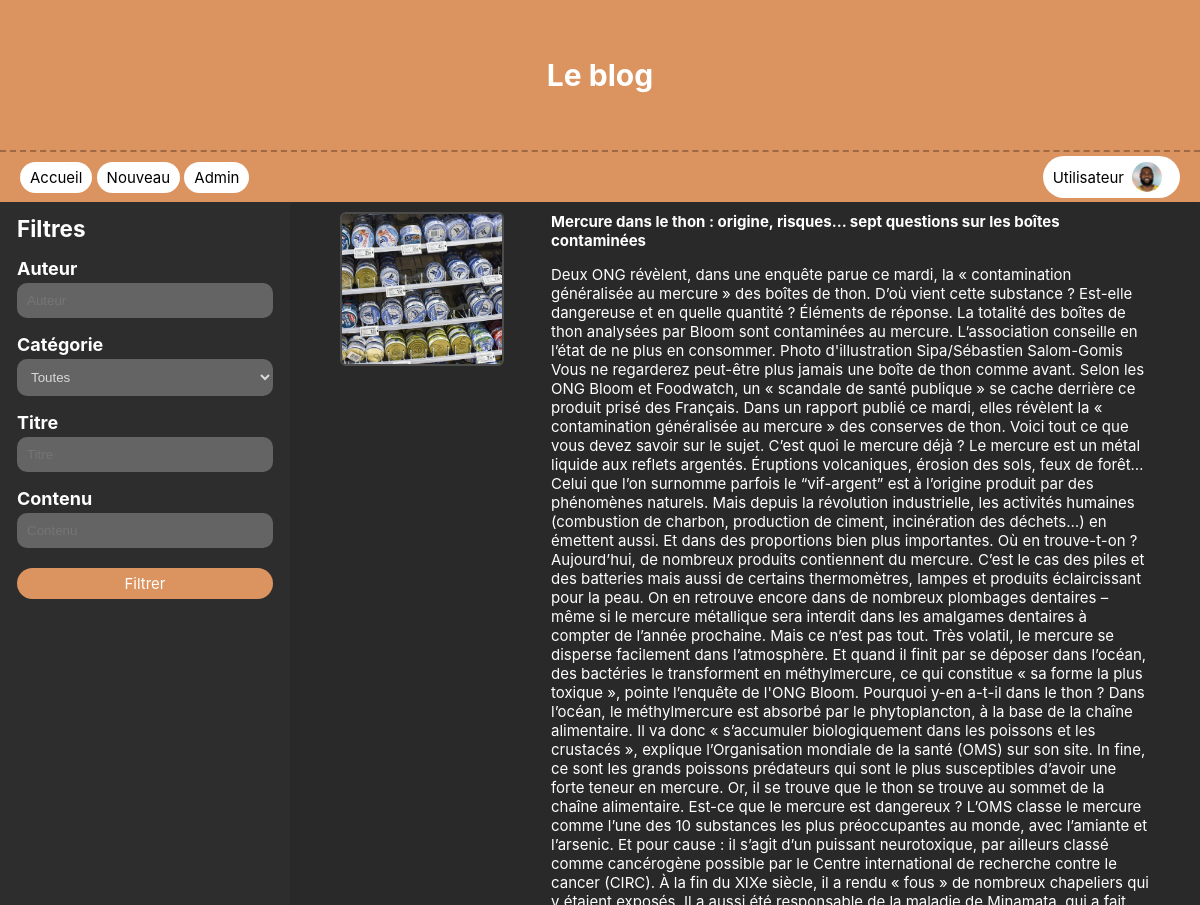
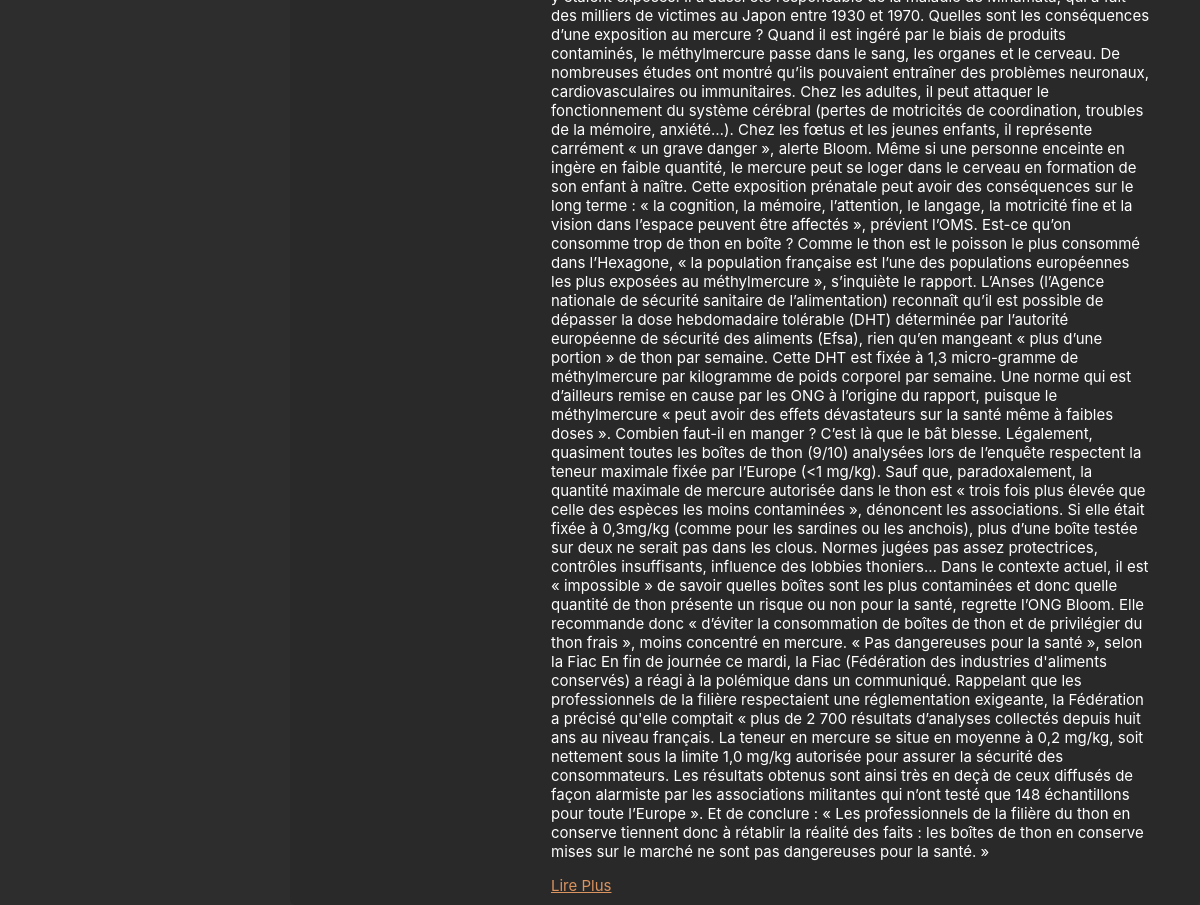
Screenshot of /code/index.php (signed in) with the database file from the repository (2 pictures, top to bottom).
### tables this page shows
CREATE TABLE IF NOT EXISTS `users` (
  `id` int NOT NULL AUTO_INCREMENT,
  `email` text NOT NULL,
  `username` text NOT NULL,
  `password` text NOT NULL,
  `avatar_url` text NOT NULL,
  `admin` tinyint(1) NOT NULL DEFAULT '0',
  PRIMARY KEY (`id`)
);

CREATE TABLE IF NOT EXISTS `articles` (
  `id` int NOT NULL AUTO_INCREMENT,
  `title` text NOT NULL,
  `content` text NOT NULL,
  `author_id` int NOT NULL,
  `image_url` text NOT NULL,
  `created_at` datetime NOT NULL DEFAULT CURRENT_TIMESTAMP,
  `updated_at` datetime NOT NULL DEFAULT CURRENT_TIMESTAMP,
  PRIMARY KEY (`id`),
  KEY `author_id` (`author_id`)
);

### code/includes/User.php (called while the page is built, shortened)
<?php
class User {
    private string $username;
    private string $avatar_url;
    function __construct($id, $username, $email, $password, $avatar_url, $admin) {
        $this->username = $username;
        $this->avatar_url = $avatar_url;
    }
    public function getUsername(): string {
        return $this->username;
    }
    public function getAvatarUrl(): string {
        return $this->avatar_url;
    }
    public static function findById($id): ?User {
        try {
            $conn = get_bdd_connection();
            $stmt = $conn->prepare('SELECT * FROM users where id = ?');
            $stmt->execute([$id]);
            $user = $stmt->fetch();
            if ($user) {
                return new User($user['id'], $user['username'], $user['email'], $user['password'], $user['avatar_url'], $user['admin']);
            }
            throw new ObjectNotFoundException("User does not exist");
        } catch (PDOException $e) {
            throw new SQLException($e->getMessage());
        }
    }
}

### code/index.php (the view, shortened to what this page needs)
<?php
try {
    $sql = 'SELECT *, a.id as article_id FROM articles a
            JOIN users u ON a.author_id = u.id
            JOIN article_categories ac ON a.id = ac.article_id
            JOIN categories c ON ac.category_id = c.id
            WHERE 1=1';
    $params = [];
    $sql .= ' ORDER BY a.created_at DESC LIMIT 25';
    $conn = get_bdd_connection();
    $stmt = $conn->prepare($sql);
    $stmt->execute($params);
    $values = $stmt->fetchAll();
} catch (PDOException $e) {
    echo "Erreur SQL : " . $e->getMessage();
}
?>
<!DOCTYPE html>
<html lang="fr">
<head>
    <link rel="stylesheet" href="res/css/style.css">
</head>
<body>
    <header>
        <h1>Le blog</h1>
    </header>
    <?php require_once "includes/header.php"; ?>
    <main class="home">
        <form method="POST" class="filters">
            <h2><label>Filtres<input type="checkbox" class="toggle_filters"></label></h2>
            <label>
                <span>Auteur</span>
                <input type="text" name="auteur" placeholder="Auteur">
            </label>
            <label>
                <span>Catégorie</span>
                <select name="categorie">
                    <option value="">Toutes</option>
                </select>
            </label>
            <label>
                <span>Titre</span>
                <input type="text" name="titre" placeholder="Titre">
            </label>
            <label>
                <span>Contenu</span>
                <input type="text" name="contenu" placeholder="Contenu">
            </label>
            <input type="submit" value="Filtrer">
        </form>
        <div class="articles">
            <?php foreach ($values as $row): ?>
                <article>
                    <img src="<?= htmlentities($row['image_url']) ?>" alt="Image de l'article">
                    <div class="preview">
                        <h4><?= htmlentities($row['title']) ?></h4>
                        <p><?= htmlentities($row['content']) ?></p>
                        <a href="article.php?id=<?= $row['article_id'] ?>">Lire Plus</a>
                    </div>
                </article>
            <?php endforeach; ?>
        </div>
    </main>
</body>
</html>

### code/includes/header.php (shortened to what this page needs)
<?php
require_once 'User.php';
if (is_connected()) {
    try {
        $user = User::findById($_SESSION['user_id'] ?? null);
        $username = $user->getUsername();
        $avatar_url = $user->getAvatarUrl();
    } catch (ObjectNotFoundException|ObjectDeletedException|SQLException $e) {
        $error_msg = $e->getMessage();
    }
}
if (empty($__PAGE_PREFIX)) {
    $__PAGE_PREFIX = './';
}
?>
<nav>
    <div class="left">
        <a class="button" href="<?= $__PAGE_PREFIX ?>">Accueil</a>
        <a class="button" href="<?= $__PAGE_PREFIX ?>create_article.php">Nouveau</a>
        <a class="button" href="<?= $__PAGE_PREFIX ?>admin/">Admin</a>
    </div>
    <div class="right">
        <a href="<?= $__PAGE_PREFIX ?>account.php" class="button">
            <?= $username ?? 'Se connecter' ?>
            <img src="<?= $__PAGE_PREFIX.($avatar_url ?? 'res/img/login.png') ?>" alt="<?= $username ?? 'Default' ?>'s avatar">
        </a>
    </div>
</nav>

### code/res/css/style.css (style rules this page uses)
html, body { font-family: "Inter", sans-serif; font-size: 15px; margin: 0; height: 100%; }
body { display: flex; flex-direction: column; background-color: #2D2D2D; color: white; }
nav { background: #DB935F; display: flex; justify-content: space-between; align-items: center; padding: 4px 20px; }
nav .left { overflow: hidden; display: inline-block; white-space: nowrap; }
nav a.button { background-color: white; color: black; }
nav a.button img { height: 30px; width: 30px; border-radius: 100%; object-fit: cover; }
nav a.button img:first-child { margin-right: 8px; }
nav a.button img:last-child { margin-left: 8px; }
header { background: #DB935F; color: white; display: flex; justify-content: center; align-items: center; min-height: 150px; border-bottom: 2px dashed #9f6943; }
main { flex: 1; display: flex; padding: 0 20px; }
main.home { padding: 0; }
main.home .filters { width: 280px; padding: 5px; }
main.home .filters label { display: flex; padding: 8px 12px; }
main.home .filters label > * { flex: 10; width: 100%; }
main.home .filters label span { flex: 6; }
main.home .filters label input { box-sizing: border-box; }
main.home .filters input[type=submit] { width: calc(100% - 24px); margin: 12px; box-sizing: border-box; }
main.home .articles { flex: 1; }
main.home .articles article { flex: 1; display: flex; gap: 15px; padding: 10px 50px; background-color: #2D2D2D; border-radius: 5px; }
main.home .articles article:nth-child(2n-1) { background-color: #292929; }
main.home .articles article img { min-width: 160px; min-height: 90px; width: 200px; height: 150px; object-fit: cover; margin-right: 32px; border-radius: 6px; border: solid rgba(128, 128, 128, 0.4) 2px; }
main.home .articles article .preview { display: flex; flex-direction: column; justify-content: space-evenly; }
a.button, input.button, button.button, input[type=submit] { border: none; margin: 0; width: auto; overflow: visible; font: inherit; line-height: normal; -webkit-font-smoothing: inherit; -moz-osx-font-smoothing: inherit; -webkit-appearance: none; border-radius: 100px; background-color: #db935f; padding: 6px 10px; text-decoration: none; color: white; }
a { color: #db935f; }
a.button { display: inline-flex; align-items: center; justify-content: center; }
h1, h2, h3, h4, h5, h6 { margin: 0; }
label { display: flex; flex-direction: column; gap: 4px; }
label span { font-weight: bold; font-size: larger; }
label input, label textarea, label select { padding: 10px; border-radius: 10px; border: none; background-color: #646464; color: #D9D9D9; }

### rows the page displays
users: username "Utilisateur", avatar_url (picture)
articles: image_url (picture), title "Mercure dans le thon : origine, risques... sept questions sur les boîtes contaminées", content "Deux ONG révèlent, dans une enquête parue ce mardi, la « contamination généralisée au mercure » des boîtes de thon. D’où vient cette substance ? Est-elle dangereuse et en quelle quantité ? Éléments de réponse. La totalité des boîtes de thon analysées par Bloom sont contaminées au mercure. L’association conseille en l’état de ne plus en consommer. Photo d'illustration Sipa/Sébastien Salom-Gomis Vous ne regarderez peut-être plus jamais une boîte de thon comme avant. Selon les ONG Bloom et Foodwatch, un « scandale de santé publique » se cache derrière ce produit prisé des Français. Dans un rapport publié ce mardi, elles révèlent la « contamination généralisée au mercure » des conserves de…"
